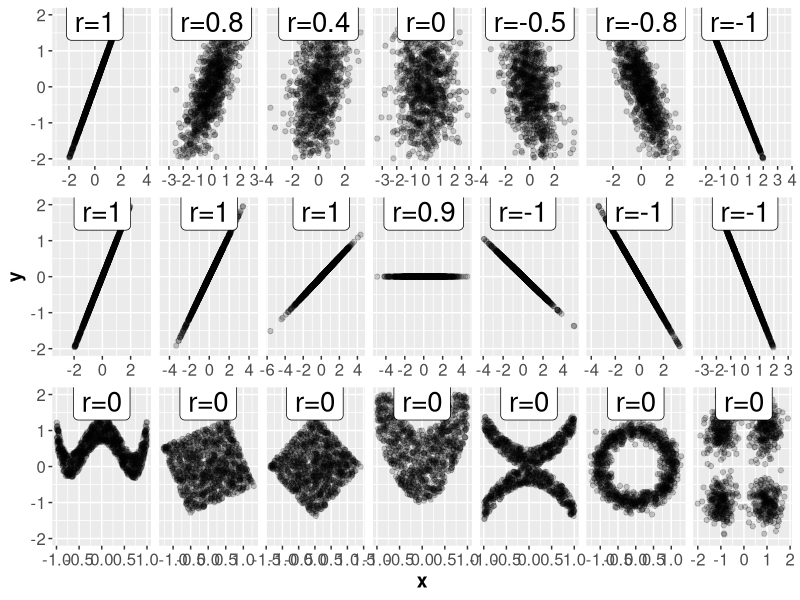
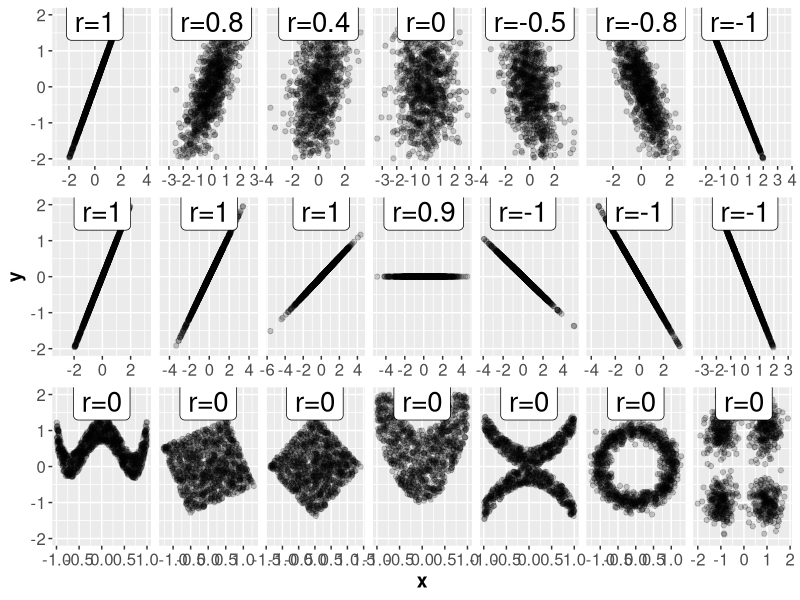

Here is the R script that generated these plots, in order:
################################################################################
#####################Correlation vs. dependence plot to ggplot2 ################
################################################################################
#Info --------------------------------------------------------------------------
#showing (in)dependent with different correlation values
#used for slides-2-filter slide 4 (Filter: Pearson & Spearman correlation)
#source: https://en.wikipedia.org/wiki/Correlation_and_dependence#/media/File:Correlation_examples2.svg
# Carolin Becker, 28.07.2020

#!!!!
#As it is random, correlation might not show the "perfect" value (e.g. 0 last row)
#--> run again


#Libraries----------------------------------------------------------------------
library(ggplot2)
library(mvtnorm)
library(dplyr)
library(tidyr)
library(scales)

#Functions----------------------------------------------------------------------

#' @description rotates data with "rotation" (radian)
#' @param data the and y values which should be rotated
#' @param rotation in radians
#' @return data matrix data with rotation 
rotate <- function (data, rotation){
  data %*% matrix(c(cos(rotation), sin(rotation), -sin(rotation), cos(rotation)), ncol = 2)
}


# For the first two rows: 

#' @description creates data frame with column form, x and y for the plot 
#' (different n, rotation, correlation, rotation and name of the form)
#' @param n number of rows
#' @param cor correlation between the data points
#' @param rotation rotation of the data in radians
#' @param name name of the form (should be different for facet_wrap)
#' @return data.frame with n rows and columns form, x and y (specified n, rotation, correlation)
linear_data_frame <- function (n = 400, cor = 1, rotation = 0, name = paste0("rot", rotation, "cor", cor)){
  #make covariance matrix
  sd = matrix(c(1,cor,cor,1), ncol = 2)
  data <- rmvnorm(n, c(0, 0), sd)
  if(rotation != 0){data <- rotate(data = data, rotation = rotation)}
  data.frame(form = name,
             x = data[,1], 
             y = data[,2])
}


#Variables----------------------------------------------------------------------

#number of points per graph 
n <- 1000

x <- runif(n, -1, 1)
y <- runif(n, -1, 1)

#square 
square <- rotate(data = cbind(x,y), rotation =  -pi/8 )

#rotate square
square_rotated <- rotate(data = square, rotation =  -pi/8)

variance_4 <- 0.1
four_circles <- rbind(
  xy1 = rmvnorm(n/4, mean = c( 1,  1), sigma = matrix(c(variance_4,0,0,variance_4), ncol= 2)),
  xy2 = rmvnorm(n/4, mean = c( -1,  1), sigma = matrix(c(variance_4,0,0,variance_4), ncol= 2)),
  xy3 = rmvnorm(n/4, mean = c( -1,  -1), sigma = matrix(c(variance_4,0,0,variance_4), ncol= 2)),
  xy4 = rmvnorm(n/4, mean = c( 1,  -1), sigma = matrix(c(variance_4,0,0,variance_4), ncol= 2)))


#create dataframe with the different datasets
data_forms <- rbind(
  ################################
  #changing correlation
  ################################
  
  linear_data_frame (n = n, cor = 1, rotation = 0),
  linear_data_frame (n = n, cor = 0.8, rotation = 0),
  linear_data_frame (n = n, cor = 0.4, rotation = 0),
  linear_data_frame (n = n, cor = 0, rotation = 0),
  linear_data_frame (n = n, cor = -0.4, rotation = 0),
  linear_data_frame (n = n, cor = -0.8, rotation = 0),
  linear_data_frame (n = n, cor = -1, rotation = 0),
  
  
  
  ################################
  #changing slope
  ################################
  linear_data_frame (n = n, cor = 1, rotation = 0, name= "cor1rot0_seccondrow"),
  linear_data_frame (n = n, cor = 1, rotation = pi/12),
  linear_data_frame (n = n, cor = 1, rotation = pi/6),
  linear_data_frame (n = n, cor = 1, rotation = pi/4),
  linear_data_frame (n = n, cor = 1, rotation = pi/2-pi/6),
  linear_data_frame (n = n, cor = 1, rotation = pi/2-pi/12),
  linear_data_frame (n = n, cor = 1, rotation = pi/2),
  
  ################################
  #forms from mutual information 
  ################################
  data.frame(form = "w", 
            x = x, 
            y = 4 * (x^2 - 1/2)^2 + runif(n, -1, 1)/3),
  data.frame(form = "square",
            x = square[,1], 
            y = square[,2]),
  data.frame(form = "square_rotated",
             x = square_rotated[,1], 
             y = square_rotated[,2]),
  #runif(n, -(1-abs(xnorm)), 1-abs(xnorm))), #xnorm <- rnorm(n, 0, 0.5)
  data.frame(form = "u",
             x = x, 
             y = 2*x^2 + runif(n, -1, 1)),
  data.frame(form = "cross",
             x = x, 
             y = (x^2 + runif(n, 0, 1/2)) * sample(seq(-1, 1, 2), n, replace = TRUE)),
  data.frame(form = "circle",
             x = sin(x*pi) + rnorm(n, 0, 1/8), 
             y = cos(x*pi) + rnorm(n, 0, 1/8)),
   data.frame(form = "four_circles",
              x = four_circles[,1],
              y = four_circles[,2]))

#factorize forms to keep the order of the forms
data_forms$form <- factor(x = data_forms$form, levels= unique(data_forms$form))

#calculate correlation per group of data (per from)
correlation <- data_forms %>% 
  group_by(form) %>% 
  summarize(label = paste0("r=",as.character(round(replace_na(cor(x, y),0),digits = 1)))) 


#Plot---------------------------------------------------------------------------
ggplot(data_forms, aes(x = x, y = y)) +
  geom_point(alpha = .2) +
  #show all graphs
  facet_wrap( ~ form, ncol = 7,labeller = function(...) "", scales = "free_x") +
  #remove legend and title pane of facet_wrap
  theme(
    legend.position = "none",
    strip.background = element_blank(),
    strip.text.x = element_blank()) +
  #add labels
  geom_label(data = correlation, aes(x = 0, y = 1.8, label = label), size= 7) + 
  ylim(c(-2,2)) +
  scale_x_continuous(breaks= pretty_breaks())+theme(axis.text=element_text(size=12),
                                                    axis.title=element_text(size=14,face="bold"))
  # scale_x_continuous(
  #   breaks = function(x) seq(ceiling(x[1]), floor(x[2]), by = 1),
  #   expand = expand_scale(mult = c(0, 0.05))
  # )
#Save---------------------------------------------------------------------------

ggsave(filename = file.path("figure_man","chunk2_filter_correlation.png"))
